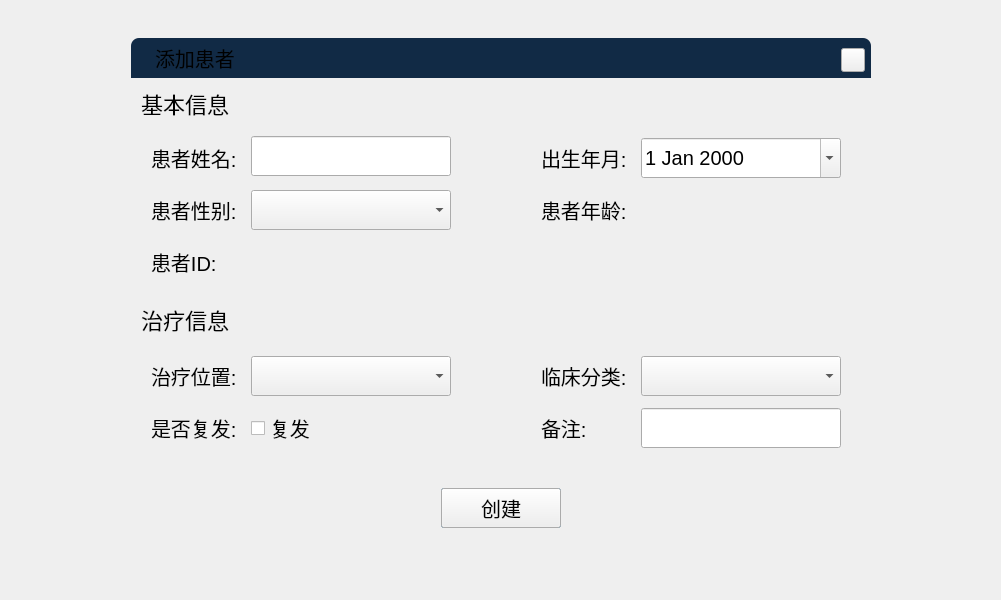
<?xml version="1.0" encoding="UTF-8"?>
<ui version="4.0">
 <class>JNewPatient</class>
 <widget class="QDialog" name="JNewPatient">
  <property name="geometry">
   <rect>
    <x>0</x>
    <y>0</y>
    <width>1001</width>
    <height>600</height>
   </rect>
  </property>
  <property name="maximumSize">
   <size>
    <width>16777215</width>
    <height>16666</height>
   </size>
  </property>
  <property name="styleSheet">
   <string notr="true"/>
  </property>
  <layout class="QGridLayout" name="gridLayout">
   <item row="0" column="2">
    <spacer name="verticalSpacer_2">
     <property name="orientation">
      <enum>Qt::Vertical</enum>
     </property>
     <property name="sizeHint" stdset="0">
      <size>
       <width>20</width>
       <height>47</height>
      </size>
     </property>
    </spacer>
   </item>
   <item row="1" column="0">
    <spacer name="horizontalSpacer">
     <property name="orientation">
      <enum>Qt::Horizontal</enum>
     </property>
     <property name="sizeHint" stdset="0">
      <size>
       <width>40</width>
       <height>20</height>
      </size>
     </property>
    </spacer>
   </item>
   <item row="2" column="1">
    <spacer name="verticalSpacer">
     <property name="orientation">
      <enum>Qt::Vertical</enum>
     </property>
     <property name="sizeHint" stdset="0">
      <size>
       <width>20</width>
       <height>40</height>
      </size>
     </property>
    </spacer>
   </item>
   <item row="1" column="3">
    <spacer name="horizontalSpacer_2">
     <property name="orientation">
      <enum>Qt::Horizontal</enum>
     </property>
     <property name="sizeHint" stdset="0">
      <size>
       <width>40</width>
       <height>20</height>
      </size>
     </property>
    </spacer>
   </item>
   <item row="1" column="1" colspan="2">
    <widget class="QWidget" name="bg" native="true">
     <property name="minimumSize">
      <size>
       <width>740</width>
       <height>530</height>
      </size>
     </property>
     <property name="maximumSize">
      <size>
       <width>36000</width>
       <height>16777215</height>
      </size>
     </property>
     <property name="styleSheet">
      <string notr="true">font:20px;</string>
     </property>
     <widget class="QLabel" name="label_8">
      <property name="geometry">
       <rect>
        <x>410</x>
        <y>370</y>
        <width>50</width>
        <height>40</height>
       </rect>
      </property>
      <property name="minimumSize">
       <size>
        <width>0</width>
        <height>0</height>
       </size>
      </property>
      <property name="text">
       <string>备注:</string>
      </property>
     </widget>
     <widget class="QLabel" name="label_11">
      <property name="geometry">
       <rect>
        <x>10</x>
        <y>40</y>
        <width>88</width>
        <height>50</height>
       </rect>
      </property>
      <property name="sizePolicy">
       <sizepolicy hsizetype="Ignored" vsizetype="Preferred">
        <horstretch>0</horstretch>
        <verstretch>0</verstretch>
       </sizepolicy>
      </property>
      <property name="minimumSize">
       <size>
        <width>0</width>
        <height>50</height>
       </size>
      </property>
      <property name="styleSheet">
       <string notr="true">font:22px;</string>
      </property>
      <property name="text">
       <string>基本信息</string>
      </property>
     </widget>
     <widget class="QLabel" name="label_6">
      <property name="geometry">
       <rect>
        <x>20</x>
        <y>204</y>
        <width>100</width>
        <height>40</height>
       </rect>
      </property>
      <property name="minimumSize">
       <size>
        <width>0</width>
        <height>40</height>
       </size>
      </property>
      <property name="text">
       <string>患者ID:</string>
      </property>
     </widget>
     <widget class="QDateEdit" name="birthday">
      <property name="geometry">
       <rect>
        <x>510</x>
        <y>100</y>
        <width>200</width>
        <height>40</height>
       </rect>
      </property>
      <property name="minimumSize">
       <size>
        <width>0</width>
        <height>40</height>
       </size>
      </property>
      <property name="calendarPopup">
       <bool>true</bool>
      </property>
     </widget>
     <widget class="QLabel" name="label_3">
      <property name="geometry">
       <rect>
        <x>20</x>
        <y>370</y>
        <width>100</width>
        <height>40</height>
       </rect>
      </property>
      <property name="minimumSize">
       <size>
        <width>0</width>
        <height>40</height>
       </size>
      </property>
      <property name="text">
       <string>是否复发:</string>
      </property>
     </widget>
     <widget class="QLabel" name="label_4">
      <property name="geometry">
       <rect>
        <x>20</x>
        <y>100</y>
        <width>100</width>
        <height>40</height>
       </rect>
      </property>
      <property name="minimumSize">
       <size>
        <width>0</width>
        <height>40</height>
       </size>
      </property>
      <property name="text">
       <string>患者姓名:</string>
      </property>
     </widget>
     <widget class="QLabel" name="label_7">
      <property name="geometry">
       <rect>
        <x>410</x>
        <y>318</y>
        <width>100</width>
        <height>40</height>
       </rect>
      </property>
      <property name="minimumSize">
       <size>
        <width>0</width>
        <height>40</height>
       </size>
      </property>
      <property name="text">
       <string>临床分类:</string>
      </property>
     </widget>
     <widget class="QLabel" name="label_10">
      <property name="geometry">
       <rect>
        <x>10</x>
        <y>256</y>
        <width>88</width>
        <height>50</height>
       </rect>
      </property>
      <property name="sizePolicy">
       <sizepolicy hsizetype="Ignored" vsizetype="Preferred">
        <horstretch>0</horstretch>
        <verstretch>0</verstretch>
       </sizepolicy>
      </property>
      <property name="minimumSize">
       <size>
        <width>0</width>
        <height>50</height>
       </size>
      </property>
      <property name="styleSheet">
       <string notr="true">font:22px;</string>
      </property>
      <property name="text">
       <string>治疗信息</string>
      </property>
     </widget>
     <widget class="QComboBox" name="cmb_type">
      <property name="geometry">
       <rect>
        <x>120</x>
        <y>318</y>
        <width>200</width>
        <height>40</height>
       </rect>
      </property>
      <property name="minimumSize">
       <size>
        <width>0</width>
        <height>40</height>
       </size>
      </property>
     </widget>
     <widget class="QPushButton" name="btn_save">
      <property name="geometry">
       <rect>
        <x>310</x>
        <y>450</y>
        <width>120</width>
        <height>40</height>
       </rect>
      </property>
      <property name="minimumSize">
       <size>
        <width>0</width>
        <height>40</height>
       </size>
      </property>
      <property name="text">
       <string>修改</string>
      </property>
     </widget>
     <widget class="QLabel" name="label">
      <property name="geometry">
       <rect>
        <x>20</x>
        <y>152</y>
        <width>100</width>
        <height>40</height>
       </rect>
      </property>
      <property name="minimumSize">
       <size>
        <width>0</width>
        <height>40</height>
       </size>
      </property>
      <property name="text">
       <string>患者性别:</string>
      </property>
     </widget>
     <widget class="QLabel" name="label_5">
      <property name="geometry">
       <rect>
        <x>410</x>
        <y>152</y>
        <width>100</width>
        <height>40</height>
       </rect>
      </property>
      <property name="minimumSize">
       <size>
        <width>0</width>
        <height>40</height>
       </size>
      </property>
      <property name="text">
       <string>患者年龄:</string>
      </property>
     </widget>
     <widget class="qCustomLineEdit" name="lbl_name">
      <property name="geometry">
       <rect>
        <x>120</x>
        <y>98</y>
        <width>200</width>
        <height>40</height>
       </rect>
      </property>
      <property name="minimumSize">
       <size>
        <width>0</width>
        <height>40</height>
       </size>
      </property>
      <property name="maxLength">
       <number>20</number>
      </property>
     </widget>
     <widget class="QCheckBox" name="ckb_ulcer">
      <property name="geometry">
       <rect>
        <x>120</x>
        <y>370</y>
        <width>191</width>
        <height>40</height>
       </rect>
      </property>
      <property name="minimumSize">
       <size>
        <width>0</width>
        <height>40</height>
       </size>
      </property>
      <property name="text">
       <string>复发</string>
      </property>
     </widget>
     <widget class="QLabel" name="label_9">
      <property name="geometry">
       <rect>
        <x>410</x>
        <y>100</y>
        <width>90</width>
        <height>40</height>
       </rect>
      </property>
      <property name="minimumSize">
       <size>
        <width>0</width>
        <height>0</height>
       </size>
      </property>
      <property name="text">
       <string>出生年月:</string>
      </property>
     </widget>
     <widget class="QLabel" name="label_2">
      <property name="geometry">
       <rect>
        <x>20</x>
        <y>318</y>
        <width>100</width>
        <height>40</height>
       </rect>
      </property>
      <property name="minimumSize">
       <size>
        <width>0</width>
        <height>40</height>
       </size>
      </property>
      <property name="text">
       <string>治疗位置:</string>
      </property>
     </widget>
     <widget class="QComboBox" name="cmb_gender">
      <property name="geometry">
       <rect>
        <x>120</x>
        <y>152</y>
        <width>200</width>
        <height>40</height>
       </rect>
      </property>
      <property name="minimumSize">
       <size>
        <width>0</width>
        <height>40</height>
       </size>
      </property>
     </widget>
     <widget class="qCustomLineEdit" name="lbl_note">
      <property name="geometry">
       <rect>
        <x>510</x>
        <y>370</y>
        <width>200</width>
        <height>40</height>
       </rect>
      </property>
      <property name="minimumSize">
       <size>
        <width>0</width>
        <height>40</height>
       </size>
      </property>
     </widget>
     <widget class="QComboBox" name="cmb_degree">
      <property name="geometry">
       <rect>
        <x>510</x>
        <y>318</y>
        <width>200</width>
        <height>40</height>
       </rect>
      </property>
      <property name="minimumSize">
       <size>
        <width>0</width>
        <height>40</height>
       </size>
      </property>
     </widget>
     <widget class="QPushButton" name="btn_create">
      <property name="geometry">
       <rect>
        <x>310</x>
        <y>450</y>
        <width>120</width>
        <height>40</height>
       </rect>
      </property>
      <property name="minimumSize">
       <size>
        <width>0</width>
        <height>40</height>
       </size>
      </property>
      <property name="text">
       <string>创建</string>
      </property>
     </widget>
     <widget class="QLabel" name="titlebg">
      <property name="geometry">
       <rect>
        <x>0</x>
        <y>0</y>
        <width>740</width>
        <height>40</height>
       </rect>
      </property>
      <property name="styleSheet">
       <string notr="true">background-color:#112A45;
border-top-left-radius: 8px; 
border-top-right-radius: 8px;</string>
      </property>
      <property name="text">
       <string/>
      </property>
     </widget>
     <widget class="QLabel" name="label_12">
      <property name="geometry">
       <rect>
        <x>24</x>
        <y>0</y>
        <width>300</width>
        <height>40</height>
       </rect>
      </property>
      <property name="text">
       <string>添加患者</string>
      </property>
     </widget>
     <widget class="QPushButton" name="btnClose">
      <property name="geometry">
       <rect>
        <x>710</x>
        <y>10</y>
        <width>24</width>
        <height>24</height>
       </rect>
      </property>
      <property name="text">
       <string/>
      </property>
     </widget>
     <widget class="QLabel" name="lbl_id">
      <property name="geometry">
       <rect>
        <x>120</x>
        <y>204</y>
        <width>251</width>
        <height>40</height>
       </rect>
      </property>
      <property name="styleSheet">
       <string notr="true">font:18px;</string>
      </property>
      <property name="text">
       <string/>
      </property>
     </widget>
     <widget class="QLabel" name="lbl_age">
      <property name="geometry">
       <rect>
        <x>510</x>
        <y>152</y>
        <width>200</width>
        <height>40</height>
       </rect>
      </property>
      <property name="text">
       <string/>
      </property>
     </widget>
    </widget>
   </item>
  </layout>
 </widget>
 <customwidgets>
  <customwidget>
   <class>qCustomLineEdit</class>
   <extends>QLineEdit</extends>
   <header>qcustomlineedit.h</header>
  </customwidget>
 </customwidgets>
 <resources/>
 <connections/>
</ui>
